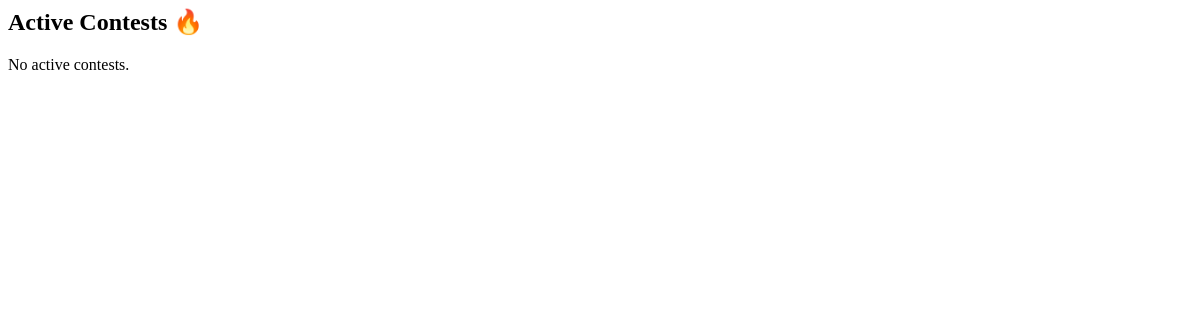
/my-contests/ (signed in), run on an earlier commit of the app's database.
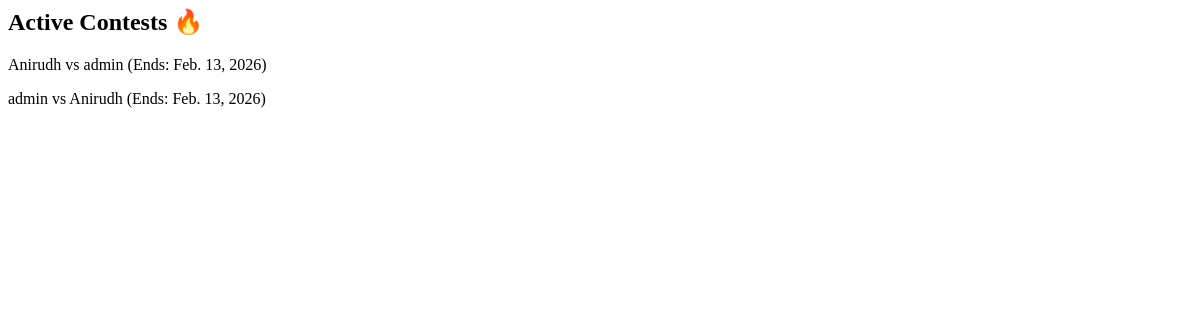
And on a later commit of the database.
### progress/models.py (models this page shows, shortened)
class Contest(models.Model):
    creator = models.ForeignKey(
        User, on_delete=models.CASCADE, related_name='created_contests'
    )
    opponent = models.ForeignKey(
        User, on_delete=models.CASCADE, related_name='opponent_contests'
    )
    start_date = models.DateField()
    end_date = models.DateField()
    created_at = models.DateTimeField(auto_now_add=True)

### progress/views.py (the view)
# urls.py: path('my-contests/', my_contests, name='my_contests'),
@login_required
def my_contests(request):
    today = timezone.now().date()
    contests = Contest.objects.filter(
        start_date__lte=today,
        end_date__gte=today
    ).filter(
        creator=request.user
    ) | Contest.objects.filter(
        opponent=request.user,
        start_date__lte=today,
        end_date__gte=today
    )
    return render(request, 'progress/my_contests.html', {
        'contests': contests
    })

### templates/progress/my_contests.html
<h2>Active Contests 🔥</h2>
{% for c in contests %}
  <p>
    {{ c.creator.username }} vs {{ c.opponent.username }}
    (Ends: {{ c.end_date }})
  </p>
{% empty %}
  <p>No active contests.</p>
{% endfor %}

What changed in the data, as far as the page shows it:
added Contest: creator.username "Anirudh", opponent.username "admin", end_date "Feb. 13, 2026"
added Contest: creator.username "admin", opponent.username "Anirudh", end_date "Feb. 13, 2026"
Also different on the page:
text no longer shown: "No active contests."
